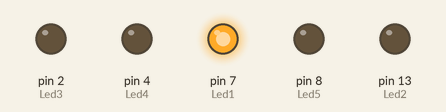
Simulated run of this sketch. Board: Arduino Uno, built with avr-gcc and run on an emulated ATmega328P. Parts: output pins drawn as LEDs (lit = HIGH).

Above: at 0.2 s.
At 1.2 s:
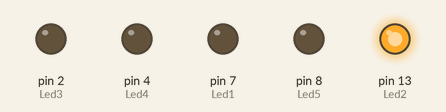
At 2.2 s:
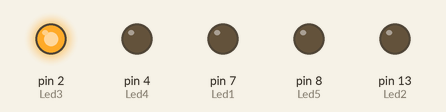
At 3.2 s:
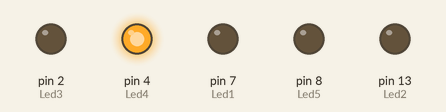
At 4.2 s:
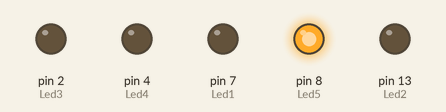
At 5.7 s:
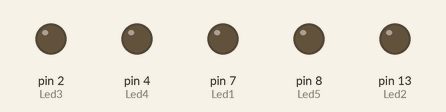
Timing chart, 0 to 6.5 s (numbered marks = the images above):
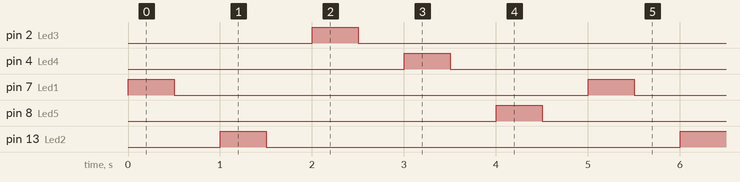

The sketch:

matrixCode.ino
```cpp
int Led1 = 7;
int Led2 = 13;
int Led3 = 2;
int Led4 = 4;
int Led5 = 8;
int Led6 = 2;

void setup()
{
  pinMode(Led1, OUTPUT);
  pinMode(Led2, OUTPUT);
  pinMode(Led2, OUTPUT);
  pinMode(Led4, OUTPUT);
  pinMode(Led5, OUTPUT);
  pinMode(Led6, OUTPUT);
}

void loop()
{
  digitalWrite(Led1, HIGH);
  delay(500);
  digitalWrite(Led1, LOW);
  delay(500);

  digitalWrite(Led2, HIGH);
  delay(500);
  digitalWrite(Led2, LOW);
  delay(500);

  digitalWrite(Led3, HIGH);
  delay(500);
  digitalWrite(Led3, LOW);
  delay(500);

  digitalWrite(Led4, HIGH);
  delay(500);
  digitalWrite(Led4, LOW);
  delay(500);

  digitalWrite(Led5, HIGH);
  delay(500);
  digitalWrite(Led5, LOW);
  delay(500);


}
```

Measured:
- by itself, pin 2 (Led3), pin 4 (Led4), pin 7 (Led1), pin 8 (Led5), pin 13 (Led2): alternates HIGH for 0.50 s and LOW for 4.5 s
- by itself, everything shown: repeats every 5.0 s, in 10 steps
